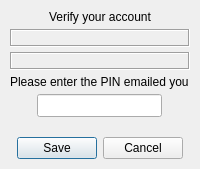
<?xml version="1.0" encoding="UTF-8"?>
<ui version="4.0">
 <class>GetPin</class>
 <widget class="QDialog" name="GetPin">
  <property name="geometry">
   <rect>
    <x>0</x>
    <y>0</y>
    <width>200</width>
    <height>195</height>
   </rect>
  </property>
  <property name="windowTitle">
   <string>Arc defender</string>
  </property>
  <layout class="QVBoxLayout" name="verticalLayout">
   <property name="spacing">
    <number>5</number>
   </property>
   <property name="sizeConstraint">
    <enum>QLayout::SetFixedSize</enum>
   </property>
   <property name="leftMargin">
    <number>10</number>
   </property>
   <property name="topMargin">
    <number>10</number>
   </property>
   <property name="rightMargin">
    <number>10</number>
   </property>
   <property name="bottomMargin">
    <number>10</number>
   </property>
   <item>
    <widget class="QLabel" name="label">
     <property name="minimumSize">
      <size>
       <width>180</width>
       <height>0</height>
      </size>
     </property>
     <property name="text">
      <string>Verify your account</string>
     </property>
     <property name="alignment">
      <set>Qt::AlignCenter</set>
     </property>
    </widget>
   </item>
   <item>
    <widget class="QLabel" name="lbEmail">
     <property name="frameShape">
      <enum>QFrame::Box</enum>
     </property>
     <property name="frameShadow">
      <enum>QFrame::Sunken</enum>
     </property>
     <property name="margin">
      <number>3</number>
     </property>
    </widget>
   </item>
   <item>
    <widget class="QLabel" name="lbPcName">
     <property name="frameShape">
      <enum>QFrame::Box</enum>
     </property>
     <property name="frameShadow">
      <enum>QFrame::Sunken</enum>
     </property>
     <property name="text">
      <string/>
     </property>
     <property name="margin">
      <number>3</number>
     </property>
    </widget>
   </item>
   <item>
    <widget class="QLabel" name="label_4">
     <property name="text">
      <string>Please enter the PIN emailed you</string>
     </property>
    </widget>
   </item>
   <item alignment="Qt::AlignHCenter">
    <widget class="QLineEdit" name="lePin">
     <property name="sizePolicy">
      <sizepolicy hsizetype="Fixed" vsizetype="Fixed">
       <horstretch>0</horstretch>
       <verstretch>0</verstretch>
      </sizepolicy>
     </property>
     <property name="font">
      <font>
       <pointsize>10</pointsize>
      </font>
     </property>
     <property name="maxLength">
      <number>5</number>
     </property>
     <property name="alignment">
      <set>Qt::AlignCenter</set>
     </property>
    </widget>
   </item>
   <item>
    <spacer name="verticalSpacer">
     <property name="orientation">
      <enum>Qt::Vertical</enum>
     </property>
     <property name="sizeType">
      <enum>QSizePolicy::Fixed</enum>
     </property>
     <property name="sizeHint" stdset="0">
      <size>
       <width>0</width>
       <height>15</height>
      </size>
     </property>
    </spacer>
   </item>
   <item>
    <widget class="QDialogButtonBox" name="buttonBox">
     <property name="standardButtons">
      <set>QDialogButtonBox::Cancel|QDialogButtonBox::Save</set>
     </property>
     <property name="centerButtons">
      <bool>true</bool>
     </property>
    </widget>
   </item>
  </layout>
 </widget>
 <resources>
  <include location="resource.qrc"/>
 </resources>
 <connections>
  <connection>
   <sender>buttonBox</sender>
   <signal>accepted()</signal>
   <receiver>GetPin</receiver>
   <slot>accept()</slot>
   <hints>
    <hint type="sourcelabel">
     <x>99</x>
     <y>173</y>
    </hint>
    <hint type="destinationlabel">
     <x>99</x>
     <y>97</y>
    </hint>
   </hints>
  </connection>
  <connection>
   <sender>buttonBox</sender>
   <signal>rejected()</signal>
   <receiver>GetPin</receiver>
   <slot>reject()</slot>
   <hints>
    <hint type="sourcelabel">
     <x>99</x>
     <y>173</y>
    </hint>
    <hint type="destinationlabel">
     <x>99</x>
     <y>97</y>
    </hint>
   </hints>
  </connection>
 </connections>
</ui>
